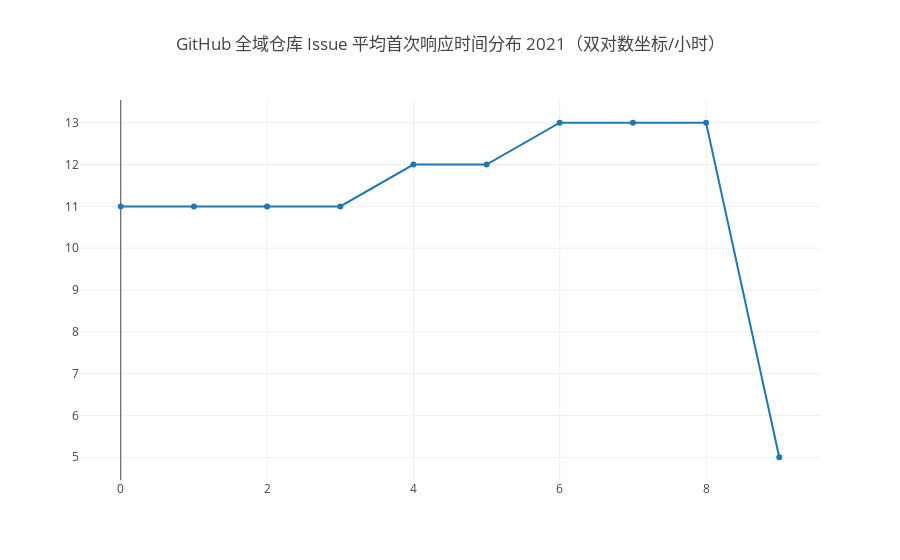

Notebook code cell kept with this figure:
### Markdown cell above
### Issue 平均首次响应时间

### Code cell
openDigger.driver.clickhouse.query(`
SELECT floor(log(COUNT(repo_id))) AS repo_count_log, floor(log(issue_first_response_hour_avg)) AS issue_first_response_hour_avg_log FROM
    (SELECT repo_id, ceil(avg(issue_first_response_hour)) AS issue_first_response_hour_avg FROM
        (SELECT repo_id, issue_id, ceil(dateDiff('hour', any(issue_created_at), min(created_at))) AS issue_first_response_hour
        FROM github_log.events
        WHERE toYear(created_at)=${year} AND type='IssueCommentEvent' AND action='created' AND toYear(issue_created_at)=${year}
        GROUP BY repo_id, issue_id
        HAVING issue_first_response_hour > 0)
    GROUP BY repo_id)
GROUP BY issue_first_response_hour_avg_log
ORDER BY issue_first_response_hour_avg_log
`).then(data => {
    openDigger.render.plotly([{
        x: data.map(d => d.issue_first_response_hour_avg_log),
        y: data.map(d => d.repo_count_log),
        name: 'log(仓库数量)'
    }], {title: `GitHub 全域仓库 Issue 平均首次响应时间分布 ${year}（双对数坐标/小时）` })
});

### Figure 1 — Plotly figure (JSON) as saved in the notebook; plotly's stock layout.template omitted (floating-point values rounded to 4 significant figures)
{"data": [{"name": "log(仓库数量)", "x": [0, 1, 2, 3, 4, 5, 6, 7, 8, 9], "y": [11, 11, 11, 11, 12, 12, 13, 13, 13, 5]}], "layout": {"autosize": true, "title": {"text": "GitHub 全域仓库 Issue 平均首次响应时间分布 2021（双对数坐标/小时）"}, "xaxis": {"autorange": true, "range": [-0.535, 9.535], "type": "linear"}, "yaxis": {"autorange": true, "range": [4.34, 13.66], "type": "linear"}}}
